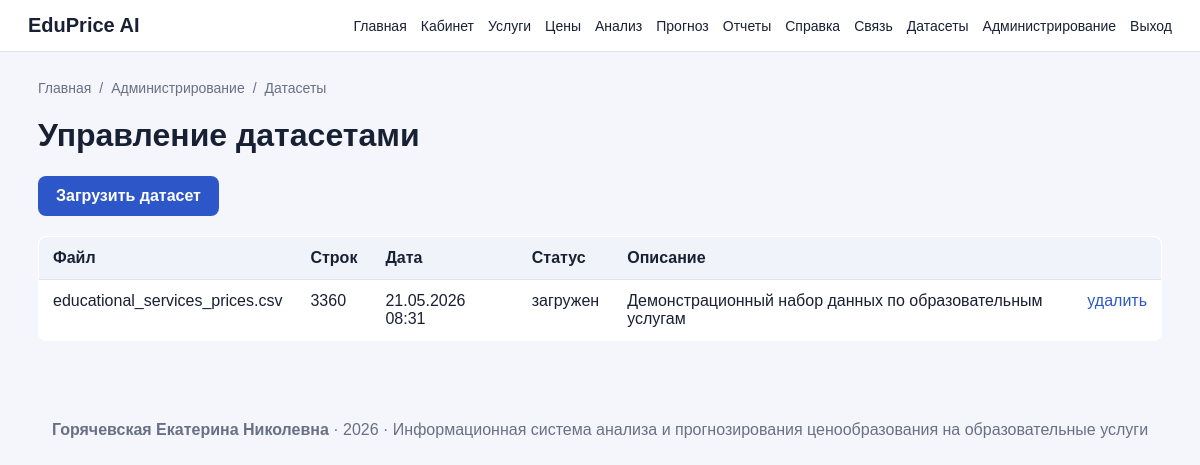
Screenshot of /admin/datasets (signed in) with the database file from the repository.
### app/models.py (models this page shows, shortened)
class DatasetFile(db.Model):
    __tablename__ = "dataset_files"
    id = db.Column(db.Integer, primary_key=True)
    filename = db.Column(db.String(255), nullable=False)
    original_name = db.Column(db.String(255), nullable=False)
    row_count = db.Column(db.Integer, default=0)
    status = db.Column(db.String(80), default="загружен")
    description = db.Column(db.Text)
    uploaded_at = db.Column(db.DateTime, default=datetime.utcnow)

### app/routes.py (the view)
        def wrapper(*args, **kwargs):
            if not current_user.is_authenticated:
                return redirect(url_for("login"))
            if not current_user.role or current_user.role.name not in role_names:
                flash("Недостаточно прав для доступа к выбранному разделу.", "danger")
                return redirect(url_for("dashboard"))
            return view_func(*args, **kwargs)

### app/__init__.py (called while the page is built)
@login_manager.user_loader
def load_user(user_id):
    from app.models import User
    return User.query.get(int(user_id))

### app/models.py (called while the page is built)
    @property
    def is_admin(self):
        return self.role and self.role.name == "admin"

    @property
    def is_analyst(self):
        return self.role and self.role.name in ("admin", "analyst")

### app/routes.py (called while the page is built)
def role_required(*role_names):
    def decorator(view_func):
        def wrapper(*args, **kwargs):
            if not current_user.is_authenticated:
                return redirect(url_for("login"))
            if not current_user.role or current_user.role.name not in role_names:
                flash("Недостаточно прав для доступа к выбранному разделу.", "danger")
                return redirect(url_for("dashboard"))
            return view_func(*args, **kwargs)
        wrapper.__name__ = view_func.__name__
        return wrapper
    return decorator

@login_required
@role_required("admin")
def admin_datasets():
    datasets = DatasetFile.query.order_by(DatasetFile.uploaded_at.desc()).all()
    return render_template("admin_datasets.html", datasets=datasets)

### app/templates/admin_datasets.html
{% extends "base.html" %}
{% block content %}
<h1>Управление датасетами</h1>
<div class="actions"><a class="button" href="{{ url_for('upload_dataset') }}">Загрузить датасет</a></div>
<table>
    <tr><th>Файл</th><th>Строк</th><th>Дата</th><th>Статус</th><th>Описание</th><th></th></tr>
    {% for d in datasets %}
        <tr><td>{{ d.original_name }}</td><td>{{ d.row_count }}</td><td>{{ d.uploaded_at.strftime('%d.%m.%Y %H:%M') }}</td><td>{{ d.status }}</td><td>{{ d.description }}</td><td><a href="{{ url_for('delete_dataset', dataset_id=d.id) }}">удалить</a></td></tr>
    {% else %}
        <tr><td colspan="6">Датасеты не загружены.</td></tr>
    {% endfor %}
</table>
{% endblock %}

### app/static/css/style.css (style rules this page uses)
:root { --bg:#f4f6fb; --panel:#ffffff; --text:#182033; --muted:#687083; --primary:#2d57c8; --border:#dde3ef; --danger:#b42318; --success:#167b3f; }
* { box-sizing: border-box; }
body { margin:0; font-family: Arial, sans-serif; background:var(--bg); color:var(--text); }
a { color:var(--primary); text-decoration:none; }
.actions { display:flex; gap:12px; margin:20px 0; flex-wrap:wrap; }
.button, button { border:0; background:var(--primary); color:#fff; padding:11px 18px; border-radius:8px; cursor:pointer; display:inline-block; font-weight:600; }
table { width:100%; border-collapse:collapse; background:var(--panel); border:1px solid var(--border); border-radius:8px; overflow:hidden; margin:16px 0 28px; }
th, td { padding:12px 14px; border-bottom:1px solid var(--border); text-align:left; vertical-align:top; }
th { background:#f0f3fa; font-weight:700; }

### rows the page displays
DatasetFile: original_name "educational_services_prices.csv", row_count "3360", uploaded_at "21.05.2026 08:31", status "загружен", description "Демонстрационный набор данных по образовательным услугам"

### other values shown
{{ item.title }} "Главная" "Администрирование"
{{ item.title }} "Датасеты"
{{ author_name }} "Горячевская Екатерина Николевна"
{{ project_year }} "2026"
